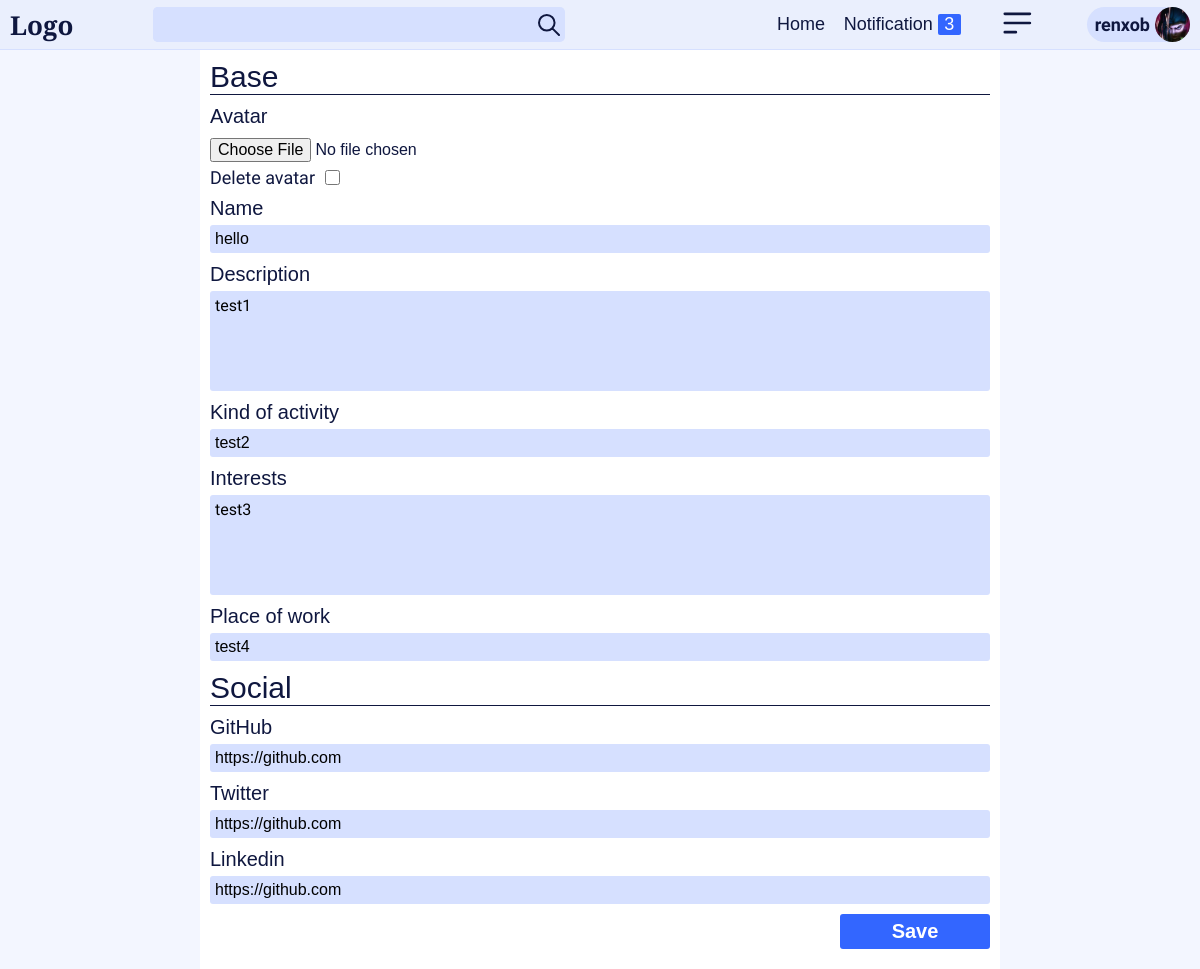
Page /profile/3703/edit/ (signed in) on the committed database.
### sprofile/models.py (models this page shows, shortened)
class ProfileModel(models.Model):
    pm_user = models.OneToOneField(User, on_delete=models.CASCADE)
    pm_avatar = models.ImageField(upload_to='avatars/', null=True, blank=True)
    pm_name = models.CharField(max_length=100, null=True, blank=True, default='Not specified.')
    pm_description = models.TextField(max_length=500, null=True, blank=True, default='Not specified.')
    pm_kind_of_activity = models.CharField(max_length=150, null=True, blank=True, default='Not specified.')
    pm_interests = models.TextField(max_length=300, null=True, blank=True, default='Not specified.')
    pm_place_of_work = models.CharField(max_length=150, null=True, blank=True, default='Not specified.')
    pm_url = models.SlugField(max_length=100, null=True, blank=True)
    def get_absolute_url(self):
        return reverse('profile', kwargs={'slug': self.pm_url})

class ProfileSocialModel(models.Model):
    psm = models.OneToOneField(ProfileModel, on_delete=models.CASCADE, null=True)
    psm_twitter = models.CharField(max_length=200, null=True, blank=True)
    psm_github = models.CharField(max_length=200, null=True, blank=True)
    psm_linkedin = models.CharField(max_length=200, null=True, blank=True)

### sprofile/views.py (the view, shortened to what this page needs)
# urls.py: path('profile/<slug:slug>/edit/', views.ProfileEdit.as_view(), name='edit_profile')
class ProfileEdit(UpdateView):
    model = ProfileModel
    template_name = 'sprofile/edit_profile.html'
    context_object_name = 'profile'
    form_class = ProfileEditForm
    slug_field = 'pm_url'

### sprofile/forms.py
class ProfileEditForm(forms.ModelForm):
    class Meta:
        model = ProfileModel
        fields = ('pm_name', 'pm_avatar', 'pm_description', 'pm_kind_of_activity', 'pm_interests', 'pm_place_of_work')
        widgets = {
            'pm_avatar': FileInput(attrs={
                'accept': 'image/jpeg, image/png'
            })
        }

### context_processors/sprofile.py (called while the page is built)
def mfollows(request):
    if request.user.username != 'root':
        follows = []
        my_follows = FollowModel.objects.filter(p_follow=request.user.profilemodel)
        for f in my_follows:
            follows.append(f.p_followed)
        return {'follows': follows}
    else:
        return {'follows': None}

### sprofile/templates/sprofile/edit_profile.html (shortened to what this page needs)
{% extends 'base.html' %}
{% load static %}
{% block header %}
{% include 'includes/header.html' %}
{% endblock header %}
{% block content %}
<form class="edit-profile-wrap" method="post" enctype="multipart/form-data">
    <div class="edit-profile-title">
        Base
    </div>
    <div class="ep-item ep-avatar">
        <div class="ep-item-title">
            Avatar
        </div>
        {{ form.pm_avatar }}
        <div class="ep-avatar-delete">
            <label for="avatar-delete">Delete avatar</label>
            <input id="avatar-delete" name="delete_avatar" type="checkbox">
        </div>
    </div>
    <div class="ep-item">
        <div class="ep-item-title">
            Name
        </div>
        {{ form.pm_name }}
    </div>
    <div class="ep-item">
        <div class="ep-item-title">
            Description
        </div>
        {{ form.pm_description }}
    </div>
    <div class="ep-item">
        <div class="ep-item-title">
            Kind of activity
        </div>
        {{ form.pm_kind_of_activity }}
    </div>
    <div class="ep-item">
        <div class="ep-item-title">
            Interests
        </div>
        {{ form.pm_interests }}
    </div>
    <div class="ep-item">
        <div class="ep-item-title">
            Place of work
        </div>
        {{ form.pm_place_of_work }}
    </div>
    <div class="edit-profile-title">
        Social
    </div>
    <div class="ep-item">
        <div class="ep-item-title">
            GitHub
        </div>
        <input name="psm_github" type="text" value="{{ profile.profilesocialmodel.psm_github }}">
    </div>
    <div class="ep-item">
        <div class="ep-item-title">
            Twitter
        </div>
        <input name="psm_twitter" type="text" value="{{ profile.profilesocialmodel.psm_github }}">
    </div>
    <div class="ep-item">
        <div class="ep-item-title">
            Linkedin
        </div>
        <input name="psm_linkedin" type="text" value="{{ profile.profilesocialmodel.psm_github }}">
    </div>
    <button id="save-profile-edit">Save</button>
</form>
{% endblock content %}

### templates/includes/header.html (shortened to what this page needs)
{% load static %}
<header>
    <div class="logo">Logo</div>
    <div class="header-search-wrap">
        <input type="text">
        <img src="{% static 'img/search.svg' %}" alt="">
    </div>
    <div class="header-nuttons">
        <a href="{% url 'home' %}">Home</a>
        <a href="" id="notfc">
            <div>Notification</div>
            <div id="notfc-amount">3</div>
        </a>
    </div>
    <div class="menu-btn">
        <button id="menu-btn"><img src="{% static 'img/menu.svg' %}" alt=""></button>
    </div>
    <a href="{{ user.profilemodel.get_absolute_url }}" class="header-profile-wrap">
        <div class="header-profile-username"><span>{{ user.username }}</span></div>
        <div class="header-profile-img">
            <img src="{{ user.profilemodel.pm_avatar.url }}" alt="">
        </div>
    </a>
</header>

### static/css/style.css (style rules this page uses)
* { padding: 0; margin: 0; }
body { color: #0F173F; background-color: #F3F6FF; }
header { position: fixed; z-index: 100; top: 0; left: 0; width: 100%; box-sizing: border-box; height: 70px; background-color: #eaeffd; display: flex; border-bottom: 1px solid #D6E0FF; }
.logo { font-family: 'Merriweather Sans', sans-serif; font-weight: bold; font-size: 32px; line-height: 1.667vw; color: #0F173F; margin: auto 0; margin-left: 10px; }
.header-search-wrap { margin: auto 0; margin-left: 80px; display: flex; background-color: #D6E0FF; border-radius: 5px; }
.header-search-wrap img { margin: auto 0; margin-left: 10px; margin-right: 5px; height: 80%; }
.header-search-wrap input { width: 31.250vw; height: 40px; border-radius: 5px; border: none; outline: none; background-color: #D6E0FF; font-size: 16px; line-height: 16px; box-sizing: border-box; padding: 5px; font-family: 'Khula', sans-serif; }
.header-nuttons { display: flex; margin: auto 0; margin-left: auto; }
.header-nuttons a { text-decoration: none; font-family: 'Merriweather Sans', sans-serif; color: #0F173F; font-size: 20px; transition: .1s; }
#notfc { margin-left: 1.563vw; display: flex; }
#notfc-amount { background-color: #3366FF; color: #fff; width: 25px; border-radius: 2px; text-align: center; font-size: 20px; margin-left: 5px; font-family: 'Merriweather Sans', sans-serif; }
#menu-btn { background-color: transparent; border: none; outline: none; padding: 5px; border-radius: 3px; transition: .1s; z-index: 1000; }
.menu-btn { z-index: 1000; margin: auto 0; margin-left: 3.125vw; position: relative; }
.header-profile-wrap { font-family: 'Khula', sans-serif; font-weight: 600; background-color: #D6E0FF; height: 40px; margin: auto 0; margin-right: 10px; margin-left: 50px; display: flex; border-radius: 500px; color: #0F173F; text-decoration: none; }
.header-profile-username { display: flex; }
.header-profile-username span { margin: auto 5px; margin-left: 8px; font-size: 20px; }
.header-profile-img { width: 40px; height: 40px; border-radius: 50%; overflow: hidden; }
.header-profile-img img { object-fit: cover; width: 100%; height: 100%; }
.edit-profile-wrap { width: 100%; min-height: calc(100vh - 70px); background-color: #fff; box-sizing: border-box; padding: 10px; display: flex; flex-direction: column; }
.edit-profile-title { font-family: 'Merriweather Sans', sans-serif; font-size: 30px; border-bottom: 1px solid #0F173F; color: #0F173F; margin-bottom: 10px; }
.ep-item { display: flex; flex-direction: column; margin-bottom: 10px; }
.ep-item-title { font-family: 'Merriweather Sans', sans-serif; font-size: 20px; margin-bottom: 5px; color: #0F173F; }
.ep-avatar { background-color: transparent; width: fit-content; }
.ep-item input { width: 100%; border: none; outline: none; background-color: #D6E0FF; padding: 5px; border-radius: 3px; font-size: 16px; box-sizing: border-box; }
.ep-item textarea { width: 100%; height: 100px; resize: none; background-color: #D6E0FF; border: none; outline: none; font-size: 16px; border-radius: 3px; box-sizing: border-box; padding: 5px; font-family: 'Khula', sans-serif; }
.ep-item input[type="file"] { background-color: transparent; width: fit-content; padding-left: 0; }
#save-profile-edit { width: 150px; margin-left: auto; height: 35px; font-size: 20px; font-weight: 600; border-radius: 3px; border: none; outline: none; background-color: #3366FF; color: #fff; margin-bottom: 10px; transition: .1s; }
.ep-avatar-delete { display: flex; height: 20px; font-size: 18px; font-family: 'Khula', sans-serif; }
.ep-avatar-delete input { height: 15px; width: 15px; margin: auto 0; margin-left: 10px; }

### static/css/media.css (style rules this page uses)
@media (max-width: 1700px) { header { height: 50px; } }
@media (max-width: 1700px) { .logo { font-size: 26px; } }
@media (max-width: 1700px) { .header-search-wrap input { height: 35px; } }
@media (max-width: 1700px) { .header-search-wrap img { height: 60%; } }
@media (max-width: 1700px) { .header-nuttons a { font-size: 18px; } }
@media (max-width: 1700px) { #notfc-amount { font-size: 18px; width: 23px; } }
@media (max-width: 1700px) { #menu-btn img { height: 22px; } }
@media (max-width: 1700px) { .header-profile-wrap { height: 35px; } }
@media (max-width: 1700px) { .header-profile-username span { font-size: 18px; } }
@media (max-width: 1700px) { .header-profile-img { height: 35px; width: 35px; } }

### rows in the picture
ProfileModel: pm_name "hello", pm_description "test1", pm_kind_of_activity "test2", pm_interests "test3", pm_place_of_work "test4", psm_github "https://github.com", psm_twitter "https://github.com", psm_linkedin "https://github.com"

### other values in the picture
{{ user.username }} "renxob"
